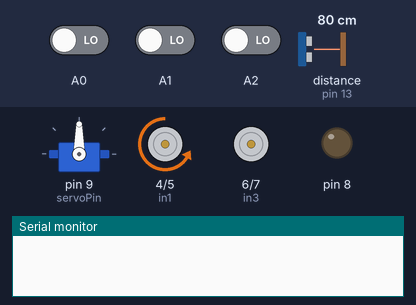
Bench run of a sketch on a simulated Arduino Uno, built with avr-gcc and run on an emulated ATmega328P. On the bench: servo, motor-driver pin pairs drawn as motors (green arrow = first pin HIGH = forward, orange = second pin HIGH = backward, longer = more drive, scaled by the enable pin), output pins drawn as LEDs (lit = HIGH), the last lines printed to the serial monitor. Wiring (inferred from the names in the program): ultrasonic range finder: trigger pin 12; echo pin 13. The test bench sets the inputs (shaded band); at power-on: distance to the obstacle (sensor on pin 13) 80 cm, A1 LOW, A0 LOW, A2 LOW. The echo pulse lasts 58.3 µs per cm; pins used as bus, display or sensor lines are not drawn.

Above: at 3.9 s.
4.0 s: distance to the obstacle (sensor on pin 13) set to 22 cm
5.5 s: distance to the obstacle (sensor on pin 13) set to 19 cm
At 8.3 s:
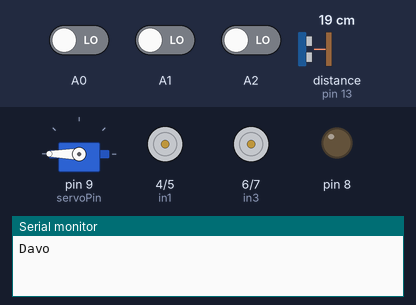
8.5 s: distance to the obstacle (sensor on pin 13) set to 35 cm
At 10.9 s:
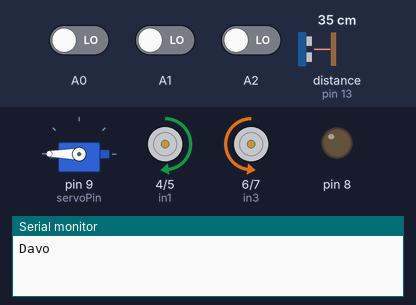
11.3 s: A1 driven HIGH
At 12.4 s:
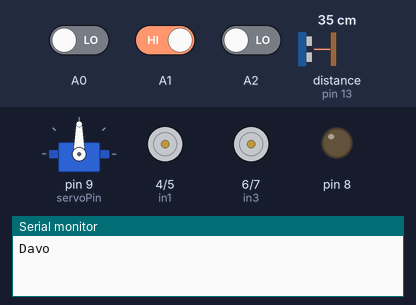
14.3 s: A0 driven HIGH
At 15.0 s:
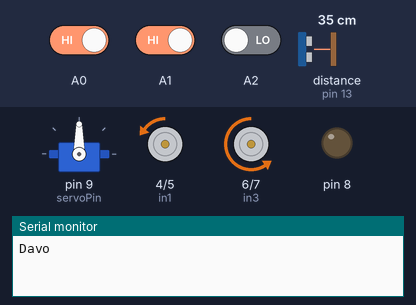
17.3 s: A2 driven HIGH
At 17.7 s:
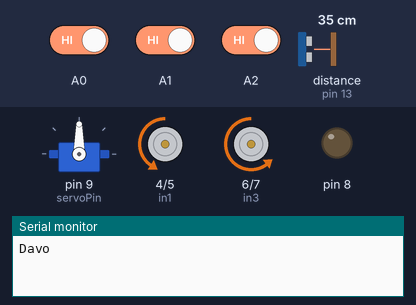
Timing chart, 0 to 19.8 s (numbered marks = the images above; inputs shaded):
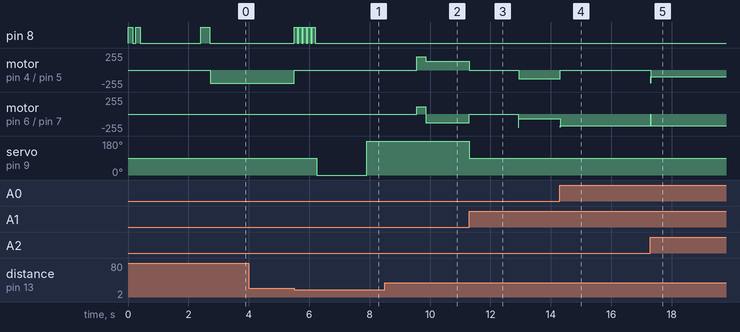

The sketch:

Main.ino
```cpp
// PID constants
#include <Servo.h>

float kp = 50.2, ki = 0.01, kd = 160;
float error = 0, P = 0, I = 0, D = 0, PID_value = 0;
float previous_error = 0;
char state;
// Sensor values
int sensor[5] = {0, 0, 0, 0, 0};

int gia_tri_ban_dau = 90; // Base speed
int PID_phai, PID_trai;
char var;

int stop_distance = 20;// Khoảng cách phát hiện vật cản
const int trigPin = 12; // kết nối chân trig với chân 11 arduino
const int echoPin = 13; // kết nối chân echo với chân 12 arduino
long duration;
int value;


int servoPin = 9;
Servo servo;
int angle = 0;
int speed;
int k,sum,old_sum,distance;
// Motor control pins
#define in1 4
#define in2 5
#define in3 6
#define in4 7
#define ena 3
#define enb 11

// Function prototypes
uint16_t read_sensor_values();
void calculate_pid(int);
void motor_control();
void dung(int);
void chay_thang(int);
void lui(int);
void phai(int,int);
void trai(int,int);
void vatcan();
void tranhvatcan();
void xoaytronphai(int);
void xoaytrontrai(int);

void setup() {
  // Initialize motor control pins
  pinMode(ena, OUTPUT);
  pinMode(enb, OUTPUT);
  pinMode(in1, OUTPUT);
  pinMode(in2, OUTPUT);
  pinMode(in3, OUTPUT);
  pinMode(in4, OUTPUT);
  pinMode(8, OUTPUT);
  pinMode(trigPin, OUTPUT);
  pinMode(echoPin, INPUT);
  servo.attach(servoPin);
  digitalWrite(8, HIGH);
    delay(150);
    digitalWrite(8, LOW);
    delay(100);
    digitalWrite(8, HIGH);
    delay(150);
    digitalWrite(8, LOW);
        delay(10);

  // Initialize serial communication for debugging
  Serial.begin(9600);
  servo.write(90);
  delay(2000);
  digitalWrite(8, HIGH);
  delay(300);
  digitalWrite(8, LOW);
  delay(10);

}

void loop() {

  vatcan();
  if(distance < stop_distance)
  {
    tranhvatcan();
  }
  else
  {
  value = read_sensor_values();
  /////////////////
  calculate_pid(value);
  //////////////////
  motor_control();
  }
  /*
  Serial.println(PID_phai);
  Serial.println(PID_trai);
  */
  delay(10);
}
void vatcan()
{
  digitalWrite(trigPin, LOW);
  delayMicroseconds(2);
  digitalWrite(trigPin, HIGH);
  delayMicroseconds(10);
  digitalWrite(trigPin, LOW);
  duration = pulseIn(echoPin, HIGH);
  distance = duration * 0.034 / 2;
}
uint16_t read_sensor_values() {
  // Read sensor values
  sum = 0;
  k = 0;

  sensor[2] = digitalRead(A0);
  sensor[1] = digitalRead(A1);
  sensor[0] = digitalRead(A2);
  //Serial.print(sensor[0]);Serial.print(" ");Serial.print(sensor[1]);Serial.print(" ");Serial.print(sensor[2]);Serial.println(" ");
  // Calculate error based on sensor values
  for(int i = 1; i < 4; i++)
  {
    if(sensor[i-1] == 1)
    {
      k = k+1;
      sum = sum + i*100;
    }
  }
  if( k>0 && k<4)
  {
    old_sum = sum/k;
    return old_sum;
  }
  else
  {
    if(old_sum == 200)
    {
      return 200;
    }
    else
    {
      return old_sum;
    }
  }
}

void calculate_pid(int value) {
  // Calculate PID values
  error = (200 - value)/23;
  P = error;
  I = I + error;
  D = error - previous_error;
  PID_value = (kp * P) + (ki * I) + (kd * D);
  previous_error = error;
}

void motor_control() {

    // Continue normal PID control for small adjustments
    digitalWrite(in1, LOW);
    digitalWrite(in2, HIGH);
    digitalWrite(in3, LOW);
    digitalWrite(in4, HIGH);

    //PID_phai = gia_tri_ban_dau - PID_value;
    //PID_trai = gia_tri_ban_dau + PID_value;
    PID_phai = constrain(gia_tri_ban_dau - PID_value,0,200);//121, 115
    PID_trai = constrain(gia_tri_ban_dau + PID_value,0,200);
    analogWrite(enb, PID_phai);
    analogWrite(ena, PID_trai);
}
void tranhvatcan()
{
    speed = 150;
    analogWrite(enb, 0);
    analogWrite(ena, 0);
  for(int i =0; i <5; i++)
    {
      digitalWrite(8, HIGH);
      delay(100);
      digitalWrite(8, LOW);
      delay(50);
    }
    servo.write(0);
    delay(1600);
    Serial.println("Davo");
    digitalWrite(trigPin, LOW);
    delayMicroseconds(2);
    digitalWrite(trigPin, HIGH);
    delayMicroseconds(10);
    digitalWrite(trigPin, LOW);
    duration = pulseIn(echoPin, HIGH);
    distance = duration * 0.034 / 2;
    delay(50);

    if(distance > stop_distance)
    {
      lui(300);
      xoaytronphai(500);
      sensor[2] = digitalRead(A0);
      sensor[1] = digitalRead(A1);
      sensor[0] = digitalRead(A2);
      while(sensor[0] == 0 && sensor[1] == 0 && sensor[2] == 0)
      {
        xoaytronphai(10);
        sensor[2] = digitalRead(A0);
        sensor[1] = digitalRead(A1);
        sensor[0] = digitalRead(A2);
      }
      analogWrite(enb, 0);
      analogWrite(ena, 0);
      servo.write(90);
      delay(1600);
      return;
    }
    else
    {
      servo.write(180);
      delay(1600);
      digitalWrite(trigPin, LOW);
      delayMicroseconds(2);
      digitalWrite(trigPin, HIGH);
      delayMicroseconds(10);
      digitalWrite(trigPin, LOW);
      duration = pulseIn(echoPin, HIGH);
      distance = duration * 0.034 / 2;
      delay(50);

    if(distance > stop_distance)
    {
      lui(300);
      xoaytrontrai(500);
      sensor[2] = digitalRead(A0);
      sensor[1] = digitalRead(A1);
      sensor[0] = digitalRead(A2);
      while(sensor[0] == 0 && sensor[1] == 0 && sensor[2] == 0)
      {
        xoaytrontrai(10);
      sensor[2] = digitalRead(A0);
      sensor[1] = digitalRead(A1);
      sensor[0] = digitalRead(A2);
      }
      analogWrite(enb, 0);
     analogWrite(ena, 0);
      servo.write(90);
      delay(1600);
      return;
     }
  }

}
void trai(int dl, int speed)
{
  digitalWrite (in1, LOW); // cho xe robot xoay trái 1 đoạn
  digitalWrite(in2, LOW);
  digitalWrite (in3, LOW);
  digitalWrite(in4, HIGH);
  analogWrite(ena, speed);
  analogWrite(enb, speed);
  delay(dl);
}
void phai(int dl, int speed)
{
  digitalWrite (in1, LOW); // cho xe robot xoay trái 1 đoạn
  digitalWrite(in2, HIGH);
  digitalWrite (in3, LOW);
  digitalWrite(in4, LOW);
  analogWrite(ena, speed);
  analogWrite(enb, speed);
  delay(dl);
}
void dung(int dl) {
  // Stop the motors
  digitalWrite(in1, LOW);
  digitalWrite(in2, LOW);
  digitalWrite(in3, LOW);
  digitalWrite(in4, LOW);
  delay(dl);
}

void chay_thang(int dl) {
  // Move forward with base speed
  digitalWrite(in1, LOW);
  digitalWrite(in2, HIGH);
  digitalWrite(in3, LOW);
  digitalWrite(in4, HIGH);
  analogWrite(ena, gia_tri_ban_dau);
  analogWrite(enb, gia_tri_ban_dau);
  delay(dl);
}
void lui(int dl) {
  // Move forward with base speed
  digitalWrite(in1, HIGH);
  digitalWrite(in2, LOW);
  digitalWrite(in3, HIGH);
  digitalWrite(in4, LOW);
  analogWrite(ena, 110);
  analogWrite(enb, 110);
  delay(dl);
}
void xoaytrontrai(int dl)
{
  digitalWrite(in1, HIGH);
  digitalWrite(in2, LOW);
  digitalWrite(in3, LOW);
  digitalWrite(in4, HIGH);
  analogWrite(ena, 130);
  analogWrite(enb, 130);
  delay(dl);
}
void xoaytronphai(int dl)
{
  digitalWrite(in1, LOW);
  digitalWrite(in2, HIGH);
  digitalWrite(in3, HIGH);
  digitalWrite(in4, LOW);
  analogWrite(ena, 130);
  analogWrite(enb, 130);
  delay(dl);
}
```

Measured:
- the behaviour switches between 21 and 20 cm on distance to the obstacle (sensor on pin 13) (found by bisection; images 0 and 1)
- after the input at 4.0 s, every drawn part: stays the same
- after the input at 5.5 s, pin 8: alternates HIGH for 0.10 s and LOW for 0.05 s, 10 changes in all, then stays LOW, starting at once; motor on pin 4 (in1) / pin 5 (in2): backward 200/255 → stopped at once; servo on pin 9 (servoPin): 90° → 0° after 0.76 s, → 180° 1.7 s later
- after the input at 8.5 s, pin 8: stops changing and stays LOW; motor on pin 4 (in1) / pin 5 (in2): stopped → forward 200/255 after 1.1 s, → forward 130/255 0.30 s later
- after the input at 11.3 s, motor on pin 4 (in1) / pin 5 (in2): forward 130/255 → stopped at once, → backward 130/255 1.6 s later; motor on pin 6 (in3) / pin 7 (in4): backward 130/255 → stopped at once, → backward 73/255 1.6 s later; servo on pin 9 (servoPin): 180° → 90° at once
- after the input at 14.3 s, motor on pin 4 (in1) / pin 5 (in2): moves from backward 130/255 to backward 1/255 over 2.8 s, starting at once; motor on pin 6 (in3) / pin 7 (in4): moves from backward 73/255 to backward 178/255 over 2.7 s, starting at once
- after the input at 17.3 s, motor on pin 4 (in1) / pin 5 (in2): backward 1/255 → backward 102/255 at once
